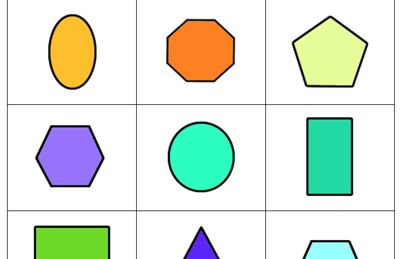
#> input picture Computer_Vision_Projects/shapes.jpg, 400 x 259 px
$ jupyter execute ObjectClassification.ipynb
#> lines starting #> are read from the running program, lines starting #| are printed output that depends on the picture; after the words box and inside, x2 and y2 are one past the last pixel; in counts of white or black regions, pixels touching at a corner belong together
[cell 1]
import numpy as np
import cv2

image = cv2.imread('shapes.jpg')
#> image is the input picture: shape (259, 400, 3); mean B, G, R 219.1, 231.3, 221.8
gray = cv2.cvtColor(image,cv2.COLOR_BGR2GRAY)
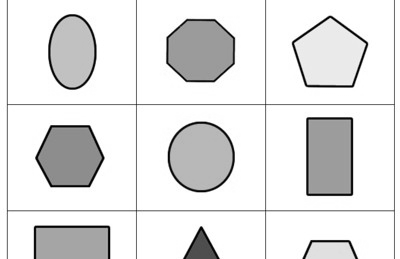
#> gray: shape (259, 400); min 1, max 255, mean 227.1
ret,thresh = cv2.threshold(gray,127,255,1)
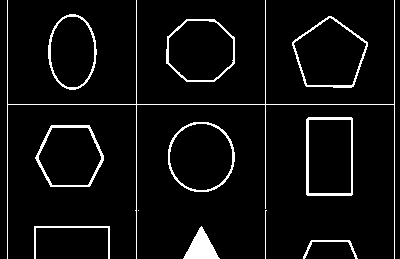
#> thresh: shape (259, 400); 5.5% white in thin lines or dots

contours, hierarchy = cv2.findContours(thresh.copy(),cv2.RETR_LIST,cv2.CHAIN_APPROX_NONE)
#> contours = 18 contours, 3 with area under 20; largest, box (x1, y1, x2, y2) and area: (292, 16, 368, 88) 3772, (168, 122, 235, 192) 3649, (306, 117, 353, 196) 3584, (166, 19, 235, 82) 3474, (293, 17, 367, 86) 3456

for cnt in contours:

    approx = cv2.approxPolyDP(cnt,0.01*cv2.arcLength(cnt,True),True)

    if len(approx) ==3:

        shape_name ="Triangle"
        cv2.drawContours(image,[cnt],0,(0,255,0),-1)

        M=cv2.moments(cnt)
        cx = int(M['m10']/M['m00'])
        cy = int(M['m01']/M['m00'])

        cv2.putText(image,shape_name,(cx - 50,cy),cv2.FONT_HERSHEY_SIMPLEX,1,(0,0,0),1)
    elif len(approx)==4:

        x,y,w,h = cv2.boundingRect(cnt)

        M= cv2.moments(cnt)
        cx = int(M['m10']/M['m00'])
        cy = int(M['m01']/M['m00'])

        if abs(w-h)<=3:
            shape_name='Square'

            cv2.drawContours(image,[cnt],0,(0,125,255),-1)
            cv2.putText(image,shape_name,(cx-50,cy),cv2.FONT_HERSHEY_SIMPLEX,1,(0,0,0),1)
        else:
            shape_name='Rectangle'

            cv2.drawContours(image,[cnt],0,(0,0,255),-1)
            M=cv2.moments(cnt)
            cx = int(M['m10']/M['m00'])
            cy = int(M['m01']/M['m00'])
            cv2.putText(image,shape_name,(cx-50,cy),cv2.FONT_HERSHEY_SIMPLEX,1,(0,0,0),1)

    elif len(approx)==10:
        shape_name="Star"
        cv2.drawContours(image,[cnt],0,(255,255,0),-1)
        cv2.moments(cnt)
        cx=int(M['m10']/M['m00'])
        cy-int(M['m01']/M['m00'])
        cv2.putText(image,shape_name,(cx-50,cy),cv2.FONT_HERSHEY_SIMPLEX,1,(0,0,0),1)


    elif len(approx)>=15:
        shape_name="Circle"
        cv2.drawContours(image,[cnt],0,(0,255,255),-1)
        cv2.moments(cnt)
        cx=int(M['m10']/M['m00'])
        cy-int(M['m01']/M['m00'])
        cv2.putText(image,shape_name,(cx-50,cy),cv2.FONT_HERSHEY_SIMPLEX,1,(0,0,0),1)


    cv2.imshow('Identifying Shapes',image)
    cv2.waitKey(0)
#> this loop made 18 passes
#> (approx, x, y, w, h, shape_name) on passes 4, 10, 11: ([[266, 210], [265, 210], [265, 258], [265, 211]], 265, 210, 2, 49, 'Rectangle'), ([[309, 119], [351, 120], [350, 193], [308, 192]], 308, 119, 44, 75, 'Rectangle'), ([[308, 117], [306, 194], [351, 195], [352, 118]], 306, 117, 47, 79, 'Rectangle')
#> (approx, shape_name) on pass 2: ([[201, 226], [183, 258], [219, 258]], 'Triangle')
#> pass 2, `cv2.imshow('Identifying Shapes',image)`:
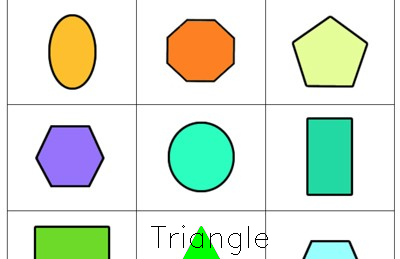
#> window 'Identifying Shapes': shape (259, 400, 3); mean B, G, R 217.4, 232, 220.8
#> after the loop:
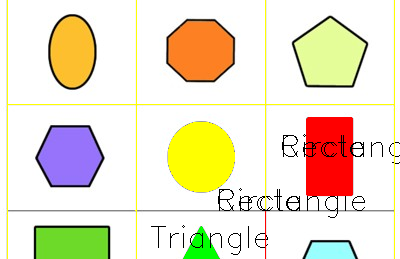
#> image: shape (259, 400, 3); 10.14% of pixels changed, all inside (x1, y1, x2, y2) = (7, 0, 400, 259)
